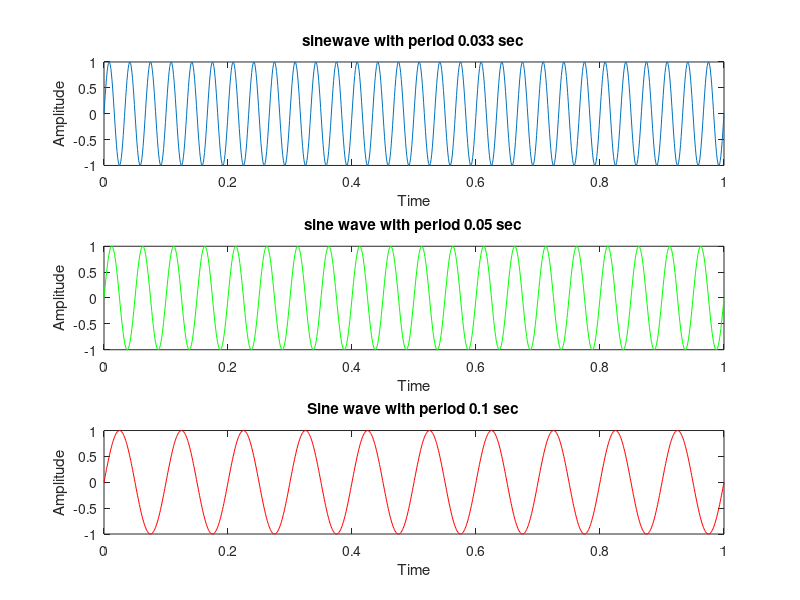

The MATLAB script that drew this image:
%Plot the sinusoidal signal with different values of 
% sampling periods
%period (p)=1/f

clear all;
close all;
n= linspace(0,1,1000)

f=30;
x=sin(2*pi*f*n);
subplot(3,1,1);
plot(n,x);
xlabel('Time')
ylabel('Amplitude');
title('sinewave with period 0.033 sec');


subplot(3,1,2)
f=20
x=sin(2*pi*f*n);
plot(n,x,'g')
xlabel('Time')
ylabel('Amplitude')
title('sine wave with period 0.05 sec')


subplot(3,1,3);% 3 row, 1 column and last is the fig numbering
f=10;
x=sin(2*pi*f*n);
plot(n,x,'r');
xlabel('Time')
ylabel('Amplitude')
title('Sine wave with period 0.1 sec');

